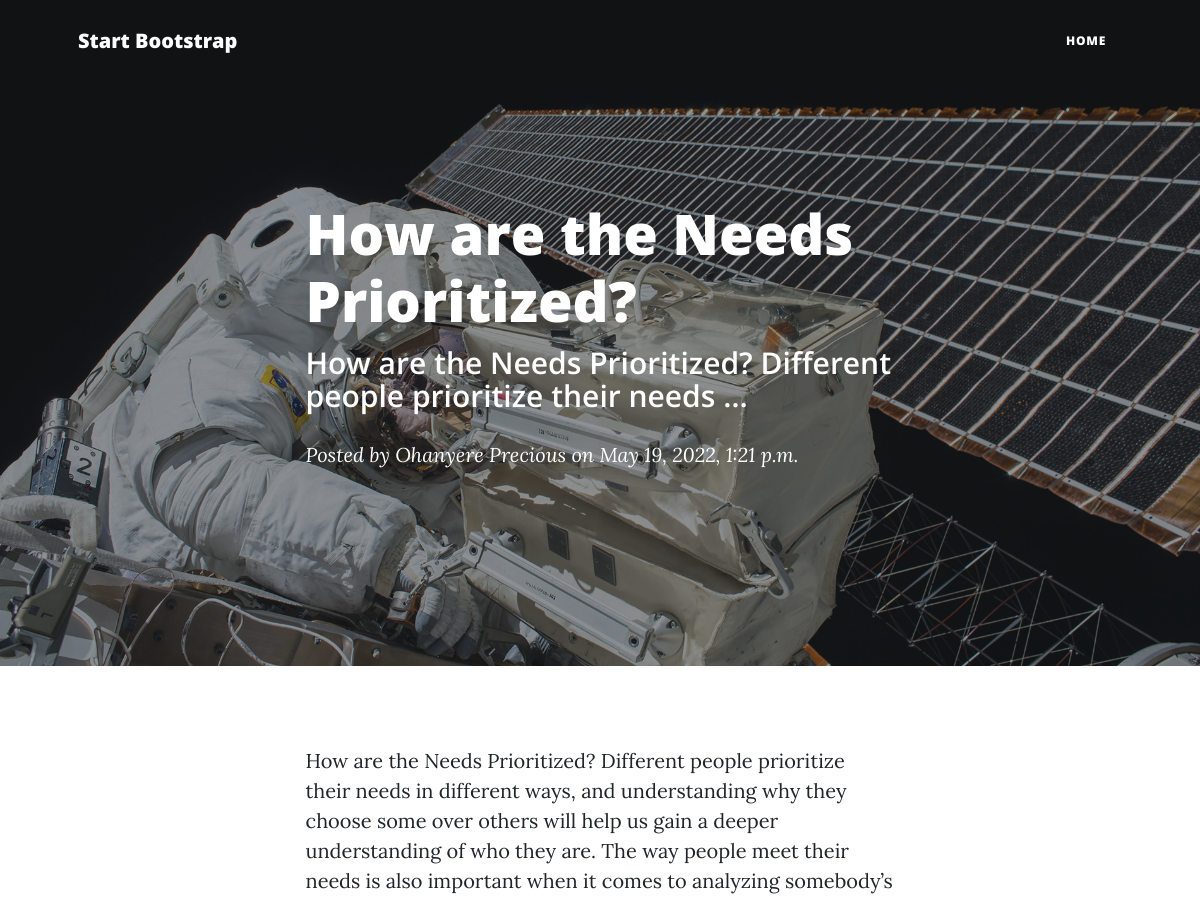
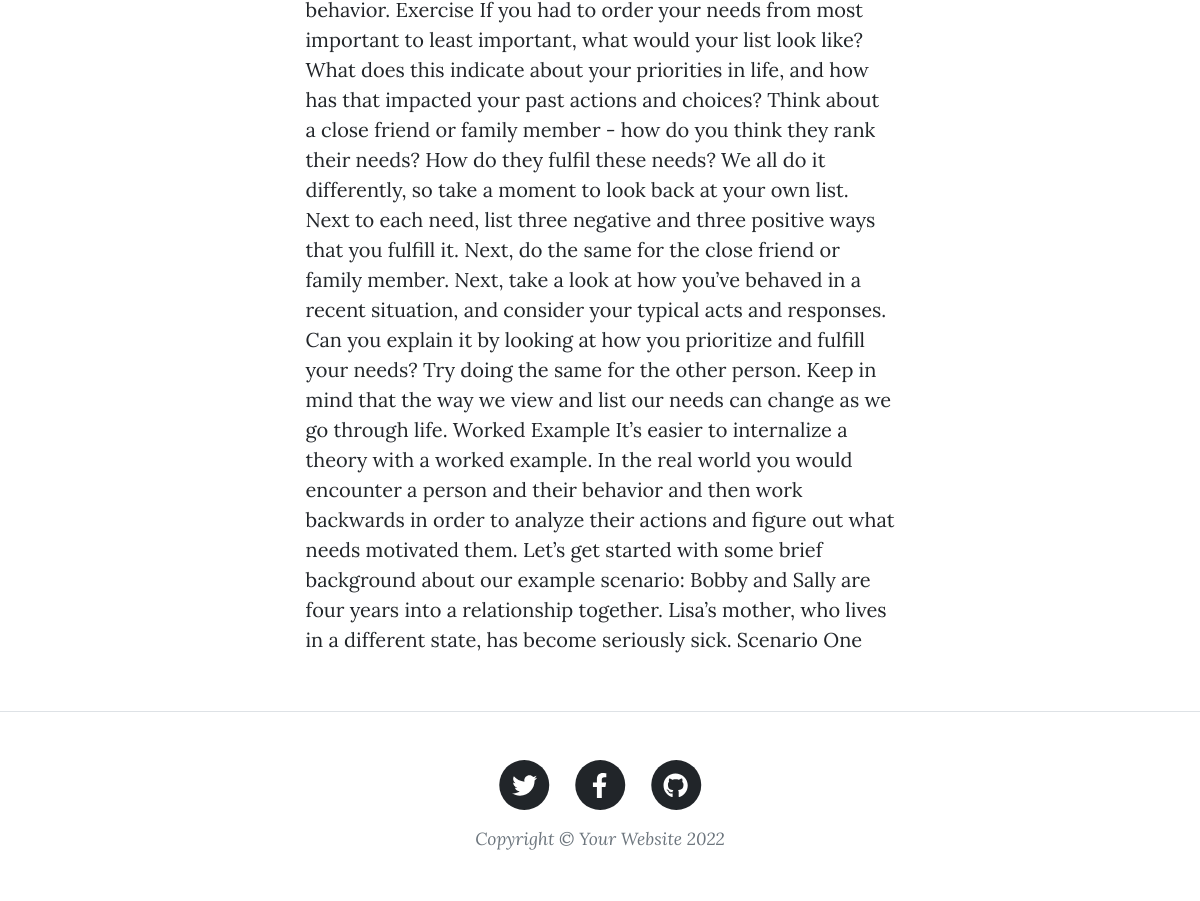
The app's page /post/1/ with its own data (2 pictures, top to bottom).
### myapp/models.py (models this page shows, shortened)
class Home(models.Model):
    PRECIOUS_OBINNA = 'Precious Obinna'
    OHANYERE_PRECIOUS = 'Ohanyere Precious'
    JUDE_OHANYERE = 'Jude Ohanyere'
    AUTHOR_CHOICE = (
        (PRECIOUS_OBINNA, 'Precious Obinna'),
        (OHANYERE_PRECIOUS, 'Ohanyere Precious'),
        (JUDE_OHANYERE, 'Jude Ohanyere')
    )
    title = models.CharField(max_length=1000)
    body = models.TextField()
    author = models.CharField(max_length=100, choices=AUTHOR_CHOICE)
    time = models.DateTimeField(auto_now_add=True)

### myapp/views.py (the view)
# urls.py: path('post/<str:pk>/', post, name='post'),
def post(request, pk):
    home = Home.objects.get(id=pk)
    return render(request, 'post.html', {'home': home})

### templates/post.html (shortened to what this page needs)
{% load static %}
<!DOCTYPE html>
<html lang="en">
<head>
    <link href="{% static 'css/styles.css' %}" rel="stylesheet" />
</head>
<body>
    <nav class="navbar navbar-expand-lg navbar-light" id="mainNav">
        <div class="container px-4 px-lg-5">
            <a class="navbar-brand" href="/">Start Bootstrap</a>
            <div class="collapse navbar-collapse" id="navbarResponsive">
                <ul class="navbar-nav ms-auto py-4 py-lg-0">
                    <li class="nav-item"><a class="nav-link px-lg-3 py-3 py-lg-4" href="/">Home</a></li>
                </ul>
            </div>
        </div>
    </nav>
    <header class="masthead" style="background-image: url('assets/img/post-bg.jpg')">
        <div class="container position-relative px-4 px-lg-5">
            <div class="row gx-4 gx-lg-5 justify-content-center">
                <div class="col-md-10 col-lg-8 col-xl-7">
                    <div class="post-heading">
                        <h1>{{home.title}}</h1>
                        <h2 class="subheading">{{home.body|truncatewords:10}}</h2>
                        <span class="meta">
                            Posted by
                            {{home.author}}
                            on {{home.time}}
                        </span>
                    </div>
                </div>
            </div>
        </div>
    </header>
    <article class="mb-4">
        <div class="container px-4 px-lg-5">
            <div class="row gx-4 gx-lg-5 justify-content-center">
                <div class="col-md-10 col-lg-8 col-xl-7">
                    <p>{{home.body}}</p>
                </div>
            </div>
        </div>
    </article>
    <footer class="border-top">
        <div class="container px-4 px-lg-5">
            <div class="row gx-4 gx-lg-5 justify-content-center">
                <div class="col-md-10 col-lg-8 col-xl-7">
                    <ul class="list-inline text-center">
                        <li class="list-inline-item">
                            <a href="#!">
                                <span class="fa-stack fa-lg">
                                    <i class="fas fa-circle fa-stack-2x"></i>
                                    <i class="fab fa-twitter fa-stack-1x fa-inverse"></i>
                                </span>
                            </a>
                        </li>
                        <li class="list-inline-item">
                            <a href="#!">
                                <span class="fa-stack fa-lg">
                                    <i class="fas fa-circle fa-stack-2x"></i>
                                    <i class="fab fa-facebook-f fa-stack-1x fa-inverse"></i>
                                </span>
                            </a>
                        </li>
                        <li class="list-inline-item">
                            <a href="#!">
                                <span class="fa-stack fa-lg">
                                    <i class="fas fa-circle fa-stack-2x"></i>
                                    <i class="fab fa-github fa-stack-1x fa-inverse"></i>
                                </span>
                            </a>
                        </li>
                    </ul>
                    <div class="small text-center text-muted fst-italic">Copyright &copy; Your Website 2022</div>
                </div>
            </div>
        </div>
    </footer>
</body>
</html>

### records on screen
Home: title "How are the Needs Prioritized?", body "How are the Needs Prioritized? Different people prioritize their needs …", author "Ohanyere Precious", time "May 19, 2022, 1:21 p.m.", body "How are the Needs Prioritized? Different people prioritize their needs in different ways, and understanding why they choose some over others will help us gain a deeper understanding of who they are. The way people meet their needs is also important when it comes to analyzing somebody’s behavior. Exercise If you had to order your needs from most important to least important, what would your list look like? What does this indicate about your priorities in life, and how has that impacted your past actions and choices? Think about a close friend or family member - how do you think they rank their needs? How do they fulfil these needs? We all do it differently, so take a moment to look back at…"
